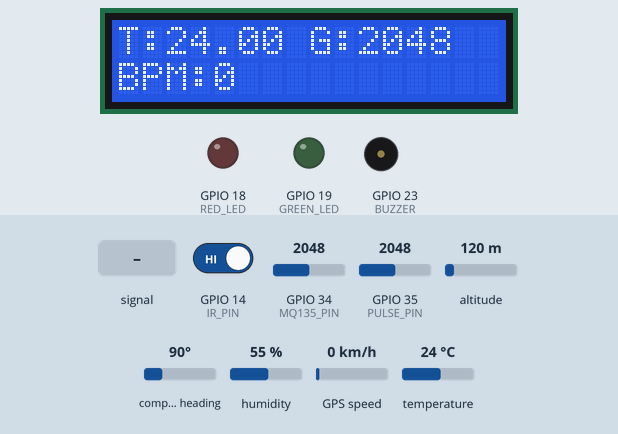
The sketch below on a simulated ESP32. Shown: 16×2 character LCD, output pins drawn as LEDs (lit = HIGH), buzzer (waves = sounding, pin HIGH). The test bench sets the inputs (shaded band); at power-on: GPIO 34 (MQ135_PIN) = 2048, GPIO 14 (IR_PIN) HIGH, GPIO 35 (PULSE_PIN) = 2048, altitude 120 m, compass heading 90°, humidity 55 %, GPS speed 0 km/h, temperature 24 °C. The GPS gets a fix after 3 s at 37.7749, -122.4194 with 8 satellites; what the sketch prints to the serial monitor is not drawn.

Above: at 3.2 s.
3.3 s: GPIO 34 (MQ135_PIN) set to 1052
At 4.9 s:
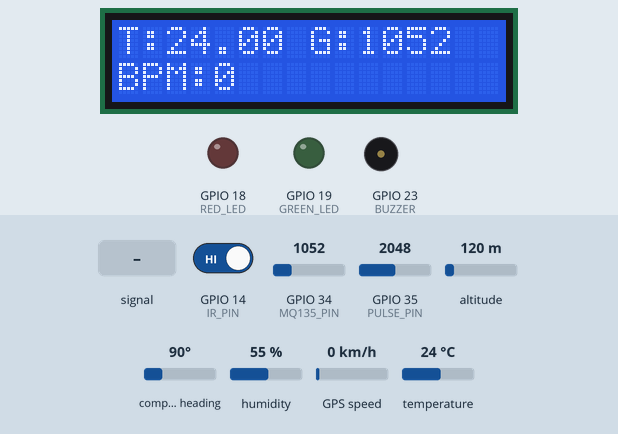
6.9 s: GPIO 34 (MQ135_PIN) set to 941
At 9.6 s:
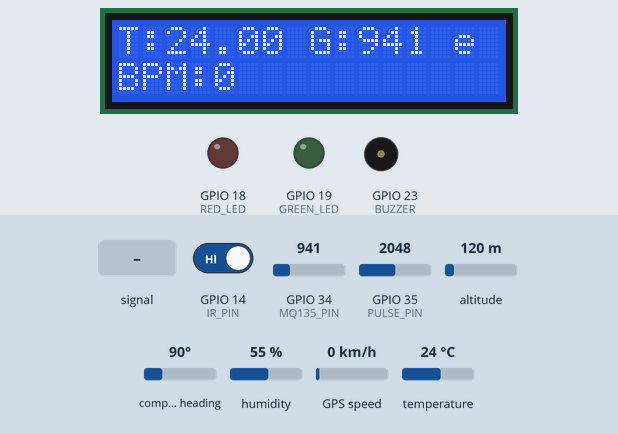
13.2 s: GPIO 14 (IR_PIN) driven LOW
At 15.7 s:
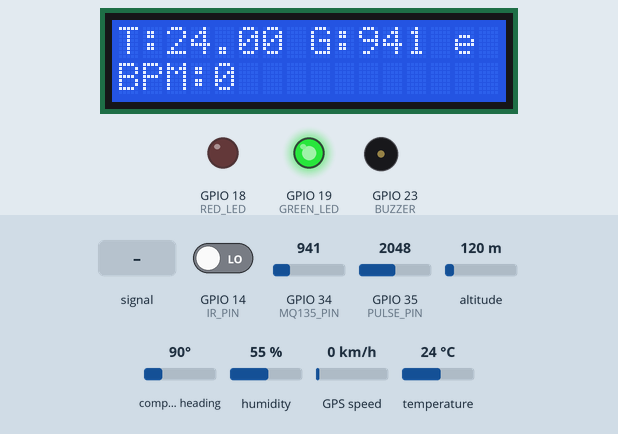
16.8 s: GPIO 34 (MQ135_PIN) set to 2959
At 18.1 s:
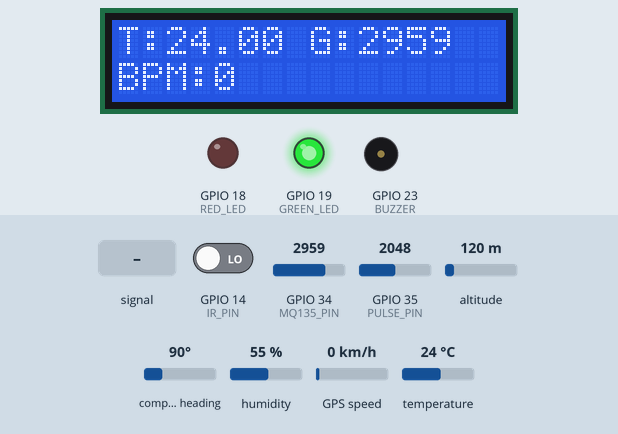
18.4 s: GPIO 34 (MQ135_PIN) set to 3034
At 18.9 s:
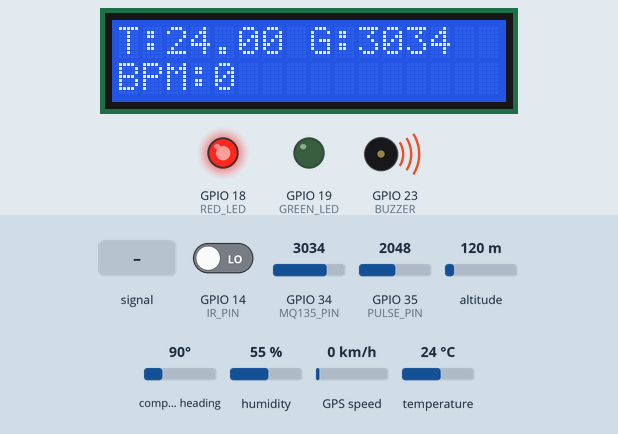
20.1 s: GPIO 35 (PULSE_PIN) fed a 1000 Hz sine of ±1023 counts around its level
At 22.3 s:
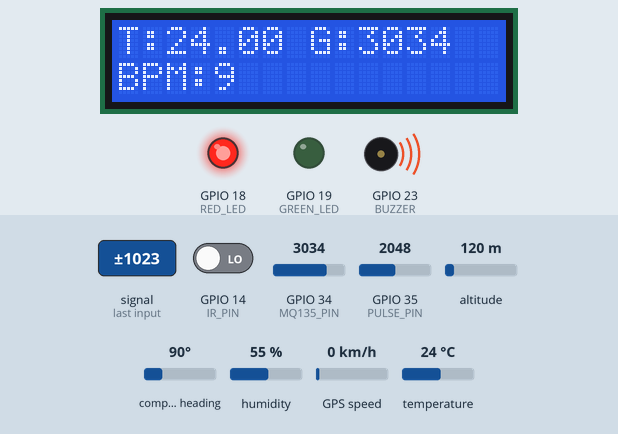
Timing chart, 0 to 23.8 s (numbered marks = the images above; inputs shaded):
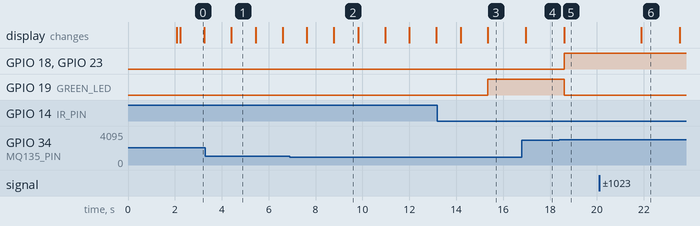

The sketch:

FINAL.ino
```cpp
#include <Wire.h>
#include <LiquidCrystal_I2C.h>
#include "DHT.h"

#include <TinyGPS++.h>
#include <HardwareSerial.h>

#define RXD2 16   // GPS TX -> ESP32 RX (GPIO16)
#define TXD2 17   // GPS RX -> ESP32 TX (GPIO17) [optional]

// Create GPS object
HardwareSerial SerialGPS(2);
TinyGPSPlus gps;


// --- Pin Definitions ---
#define IR_PIN 14          // IR sensor digital output
#define RED_LED 18        // Red LED
#define GREEN_LED 19       // Green LED
#define BUZZER 23         // Buzzer
#define DHTPIN 33          // DHT22 data pin
#define DHTTYPE DHT22         // Sensor type
#define MQ135_PIN 34
#define PULSE_PIN 35

// --- Objects ---
LiquidCrystal_I2C lcd(0x27, 16, 2);  // Change 0x27 to your LCD I2C address
DHT dht(DHTPIN, DHTTYPE);

int sensorValue = 0;
int baseline = 0;
bool beatDetected = false;

unsigned long lastBeat = 0;
int bpm = 0;

// Moving average buffer for smoothing
#define BPM_BUFFER 5
int bpmArray[BPM_BUFFER] = {0,0,0,0,0};
int bpmIndex = 0;

void setup() {

  Serial.begin(115200);
  SerialGPS.begin(9600, SERIAL_8N1, 16, 17); // RX=16, TX=17

  pinMode(IR_PIN, INPUT);
  pinMode(RED_LED, OUTPUT);
  pinMode(GREEN_LED, OUTPUT);
  pinMode(BUZZER, OUTPUT);

  lcd.init();
  lcd.backlight();
  lcd.setCursor(0, 0);
  lcd.print("System Starting");
  delay(2000);
  lcd.clear();


  dht.begin();


}
void loop() {

 Serial.begin(115200);

// --- Read Sensors ---
  int irValue = digitalRead(IR_PIN);
  float temp = dht.readTemperature();
  float hum = dht.readHumidity();
  int GasValue = analogRead(MQ135_PIN);

 // Read raw sensor value
  sensorValue = analogRead(PULSE_PIN);

  // Update dynamic baseline (moving average)
  baseline = (baseline * 15 + sensorValue) / 16;

  // Peak detection
  if (sensorValue > baseline + 100 && !beatDetected) {
    beatDetected = true;
    unsigned long now = millis();
    int delta = now - lastBeat;
    lastBeat = now;

    if (delta > 300 && delta < 2000) {  // valid BPM range
      int instantBPM = 60000 / delta;

      // Add to moving average buffer
      bpmArray[bpmIndex] = instantBPM;
      bpmIndex = (bpmIndex + 1) % BPM_BUFFER;

      // Calculate smoothed BPM
      int sum = 0;
      for (int i = 0; i < BPM_BUFFER; i++) sum += bpmArray[i];
      bpm = sum / BPM_BUFFER;
    }
  }

  if (sensorValue < baseline + 50) {
    beatDetected = false;
  }


  delay(100); // 50Hz sampling

   lcd.setCursor(0, 0);
   lcd.print("T:");
   lcd.print(temp);
   lcd.print(" ");

   lcd.setCursor(8, 0);
   lcd.print("G:");
   lcd.print(GasValue );
   lcd.print(" ");

   lcd.setCursor(0, 1);
   lcd.print("BPM:");
   lcd.print(bpm);
   lcd.print("          ");

{
    while (SerialGPS.available() > 0) {
    if (gps.encode(SerialGPS.read())) {
      if (gps.location.isValid()) {
        Serial.println();
        Serial.println("LOCATION     ");
        Serial.print("Latitude: ");
        Serial.println(gps.location.lat(), 6);
        Serial.print("Longitude: ");
        Serial.println(gps.location.lng(), 6);
        Serial.println();
  }
}
}
}


  if (irValue == LOW) {
    digitalWrite(GREEN_LED, HIGH);
    Serial.println();
    Serial.println("THE Helmet Worn by the worker  ");


        Serial.print("Temprature-  ");
        Serial.print(temp);
        Serial.println();

        Serial.print("Gas Value-  ");
        Serial.print(GasValue);
        Serial.println();

        Serial.print("BPM-  ");
        Serial.print(bpm);
        Serial.println();

    if (temp > 353|| GasValue > 3000 || bpm > 160){

     digitalWrite(RED_LED, HIGH);
     digitalWrite(GREEN_LED, LOW);
     digitalWrite(BUZZER, HIGH);
     Serial.println("WARNING! Unsafe Environment");

   } else{
    digitalWrite(RED_LED, LOW);
    digitalWrite(BUZZER, LOW);
    Serial.println("Safe Environment");

   }

  } else {
    delay(1000);
    lcd.clear();

    digitalWrite(GREEN_LED, LOW);
    Serial.println();
    Serial.println("Helmet is not Worn by the worker");
    lcd.setCursor(0, 0);
    lcd.print("Please_wear_the  ");

    lcd.setCursor(0, 1);
    lcd.print("Safety_Helmet   ");
    delay (1000);

  }

}
```

Measured:
- the behaviour switches between 1000 and 999 on GPIO 34 (MQ135_PIN) (found by bisection; images 1 and 2)
- the behaviour switches between 3000 and 3001 on GPIO 34 (MQ135_PIN) (found by bisection; images 4 and 5)
- after the input at 3.3 s, the display: changes after 1.1 s (image 1)
- after the input at 6.9 s, the display: first differs from a run without the input after 1.9 s (image 2)
- after the input at 13.2 s, GPIO 19 (GREEN_LED): LOW → HIGH after 2.1 s
- after the input at 16.8 s, the display: changes after 0.15 s (image 4)
- after the input at 18.4 s, GPIO 18 (RED_LED), GPIO 23 (BUZZER): LOW → HIGH after 0.20 s; GPIO 19 (GREEN_LED): HIGH → LOW after 0.20 s; the display: changes after 0.20 s (image 5)
- after the input at 20.1 s, the display: changes after 1.8 s (image 6)
